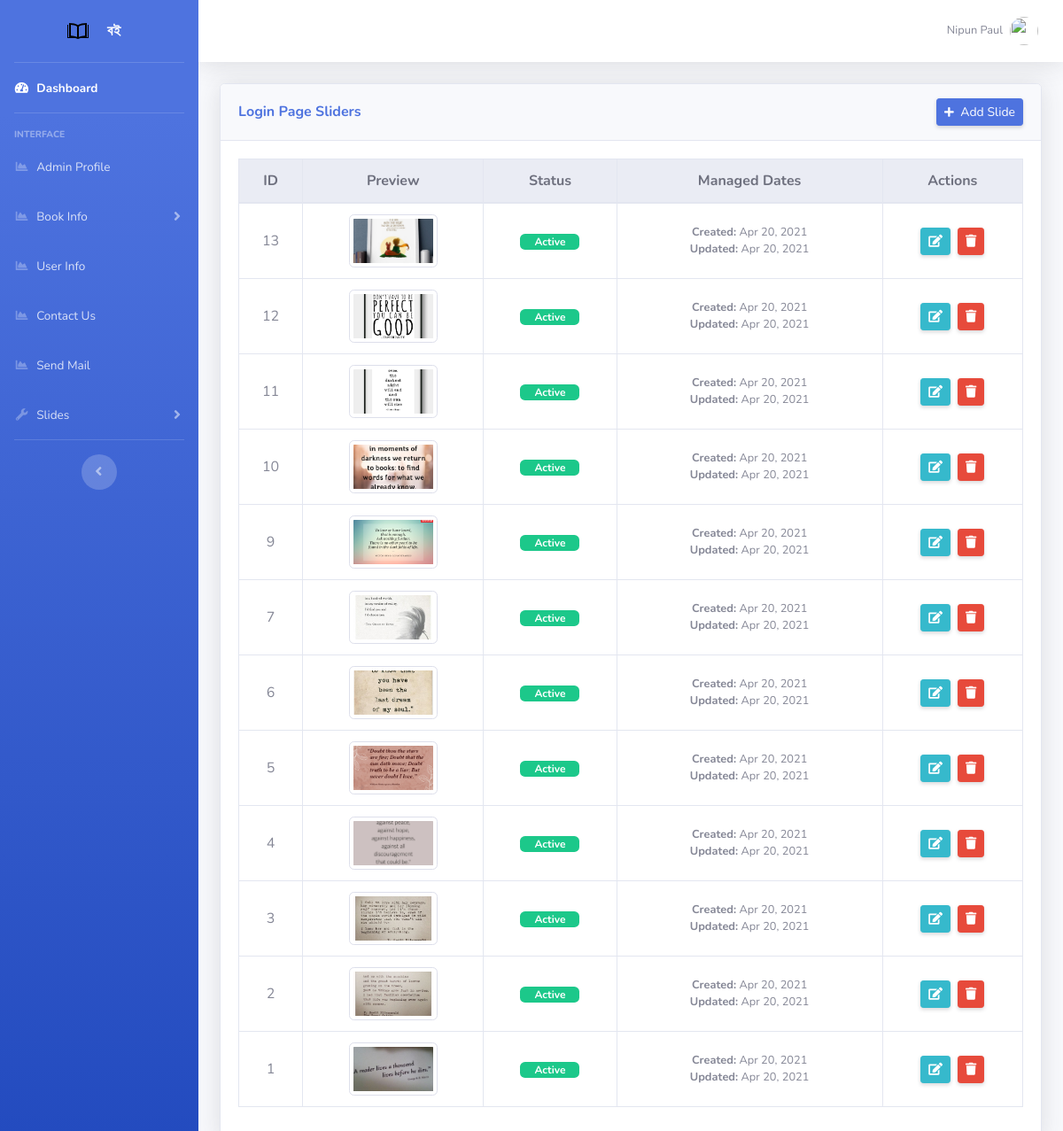
Screenshot of /admin/slider1.php (signed in) with the database file from the repository.
### tables this page shows
CREATE TABLE `slider1` (
  `slider_id` int(11) NOT NULL,
  `image` text NOT NULL,
  `status` int(11) NOT NULL,
  `created_date` datetime NOT NULL,
  `updated_date` datetime NOT NULL
);

### admin/slider1.php (the view, shortened to what this page needs)
<?php
include "includes/header.php";
include "includes/navbar.php";
include "../includes/config/dbconfig.php";
?>
<div class="container-fluid">
    <div class="card shadow mb-4">
        <div class="card-header py-3 d-flex justify-content-between align-items-center">
            <h6 class="m-0 font-weight-bold text-primary">Login Page Sliders</h6>
            <button type="button" class="btn btn-sm btn-primary shadow-sm" data-toggle="modal" data-target="#addadminprofile">
                <i class="fas fa-plus fa-sm mr-1"></i> Add Slide
            </button>
        </div>
        <div class="card-body">
            <div class="table-responsive">
                <table class="table table-bordered table-hover text-center" id="dataTable" width="100%" cellspacing="0">
                    <thead class="thead-light">
                        <tr>
                            <th>ID</th>
                            <th>Preview</th>
                            <th>Status</th>
                            <th>Managed Dates</th>
                            <th>Actions</th>
                        </tr>
                    </thead>
                    <tbody>
                        <?php
                        $query = "SELECT * FROM slider1 ORDER BY slider_id DESC";
                        $query_run = mysqli_query($connection, $query);
                        if (mysqli_num_rows($query_run) > 0) {
                            while ($row = mysqli_fetch_assoc($query_run)) { ?>
                                <tr>
                                    <td class="align-middle"><?php echo $row["slider_id"]; ?></td>
                                    <td class="align-middle">
                                        <img src="../<?php echo htmlspecialchars($row["image"]); ?>"
                                             class="img-thumbnail" style="height: 60px; width: 100px; object-fit: cover;">
                                    </td>
                                    <td class="align-middle">
                                        <?php if($row["status"] == 1): ?>
                                            <span class="badge badge-success px-3">Active</span>
                                        <?php else: ?>
                                            <span class="badge badge-secondary px-3">Hidden</span>
                                        <?php endif; ?>
                                    </td>
                                    <td class="align-middle px-4">
                                        <div class="small"><strong>Created:</strong> <?php echo date("M j, Y", strtotime($row["created_date"])); ?></div>
                                        <div class="small text-muted"><strong>Updated:</strong> <?php echo date("M j, Y", strtotime($row["updated_date"])); ?></div>
                                    </td>
                                    <td class="align-middle">
                                        <div class="d-flex justify-content-center">
                                            <form action="slider1_edit.php" method="post" class="mr-2">
                                                <button type="submit" name="edit_btn_slider1" class="btn btn-sm btn-info shadow-sm" title="Edit">
                                                    <i class="fas fa-edit"></i>
                                                </button>
                                            </form>
                                            <form action="slider1.php" method="POST" onsubmit="return confirm('Are you sure you want to delete this slide?');">
                                                <button type="submit" name="delete" class="btn btn-sm btn-danger shadow-sm" title="Delete">
                                                    <i class="fas fa-trash"></i>
                                                </button>
                                            </form>
                                        </div>
                                    </td>
                                </tr>
                        <?php }
                        } else {
                            echo "<tr><td colspan='5' class='py-4'>No slider images found.</td></tr>";
                        } ?>
                    </tbody>
                </table>
            </div>
        </div>
    </div>
</div>
<?php
include "includes/footer.php";
?>

### rows the page displays
slider1: slider_id "13", image (picture), status "Active", created_date "Apr 20, 2021", updated_date "Apr 20, 2021"
slider1: slider_id "12", image (picture), status "Active", created_date "Apr 20, 2021", updated_date "Apr 20, 2021"
slider1: slider_id "11", image (picture), status "Active", created_date "Apr 20, 2021", updated_date "Apr 20, 2021"
slider1: slider_id "10", image (picture), status "Active", created_date "Apr 20, 2021", updated_date "Apr 20, 2021"
slider1: slider_id "9", image (picture), status "Active", created_date "Apr 20, 2021", updated_date "Apr 20, 2021"
slider1: slider_id "7", image (picture), status "Active", created_date "Apr 20, 2021", updated_date "Apr 20, 2021"
slider1: slider_id "6", image (picture), status "Active", created_date "Apr 20, 2021", updated_date "Apr 20, 2021"
slider1: slider_id "5", image (picture), status "Active", created_date "Apr 20, 2021", updated_date "Apr 20, 2021"
slider1: slider_id "4", image (picture), status "Active", created_date "Apr 20, 2021", updated_date "Apr 20, 2021"
slider1: slider_id "3", image (picture), status "Active", created_date "Apr 20, 2021", updated_date "Apr 20, 2021"
slider1: slider_id "2", image (picture), status "Active", created_date "Apr 20, 2021", updated_date "Apr 20, 2021"
slider1: slider_id "1", image (picture), status "Active", created_date "Apr 20, 2021", updated_date "Apr 20, 2021"

### other values shown
$_SESSION['admin_name'] "Nipun Paul"
